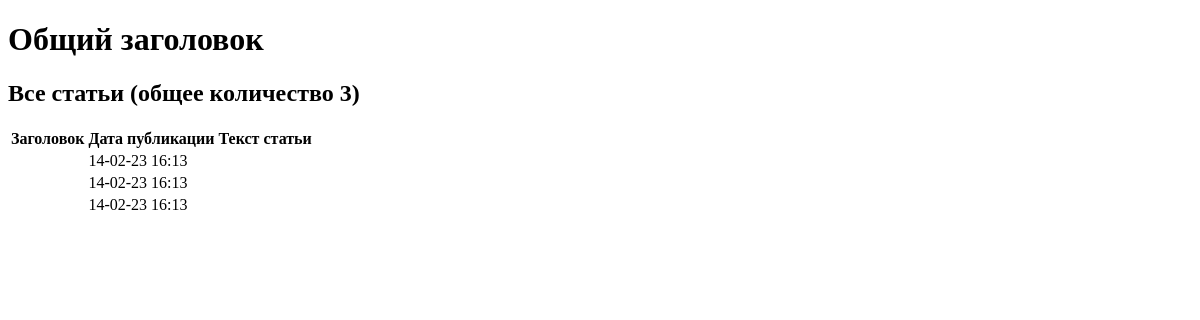
The page /news/ on the database as committed earlier.
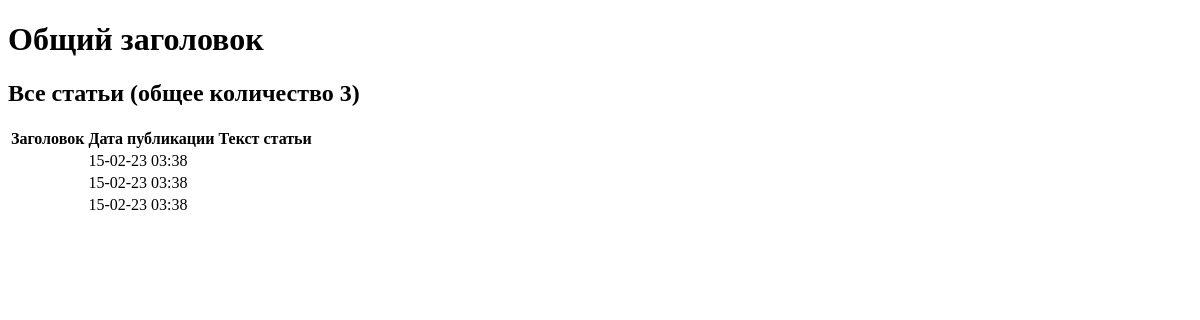
The same page on the database as committed later.
### news/models.py (models this page shows, shortened)
class Post(models.Model):
    author = models.ForeignKey(Author, on_delete=models.CASCADE)
    type = models.CharField(max_length=2, choices=TYPES, default=news)
    time_create = models.DateTimeField(auto_now_add=True)
    category = models.ManyToManyField(Category, through='PostCategory')
    heading = models.CharField(max_length=255)
    body = models.TextField()
    rating = models.IntegerField()

### news/views.py (the view)
# urls.py: path('', PostList.as_view()), # т.к. сам по себе это класс, то нам надо представить этот класс в виде view. Для этого вызываем метод as_view
class PostList(ListView):
    model = Post
    template_name = 'posts.html'
    context_object_name = 'posts'
    queryset = Post.objects.order_by('-time_create')

### news/templatetags/custom_filters.py (called while the page is built)
@register.filter(name='censor')
def censor(value):
    censored_text = profanity.censor(value)
    return censored_text

### templates/posts.html (shortened to what this page needs)
{% extends 'flatpages/default.html' %}
{% load custom_filters %}
{% block content %}
    <h2>Все статьи (общее количество {{ posts|length }})</h2>
    {% if posts %}
        <table>
            <tr>
                <th>
                    Заголовок
                </th>
                <th>
                    Дата публикации
                </th>
                <th>
                    Текст статьи
                </th>
            </tr>
        {% for post in posts %}
            <tr>
                <td>
                </td>
                <td>
                    {{ post.time_create|date:'d-m-y H:i' }}
                </td>
                <td>
                </td>
            </tr>
        {% endfor %}
        </table>
    {% else %}
        <h2>Статей нет!</h2>
    {% endif %}
{% endblock content %}

Rows that differ between the two databases and show on the page:
changed Post (number 1 of 3 on the later page): time_create "14-02-23 16:13" → "15-02-23 03:38"
changed Post (number 2 of 3 on the later page): time_create "14-02-23 16:13" → "15-02-23 03:38"
changed Post (number 3 of 3 on the later page): time_create "14-02-23 16:13" → "15-02-23 03:38"
